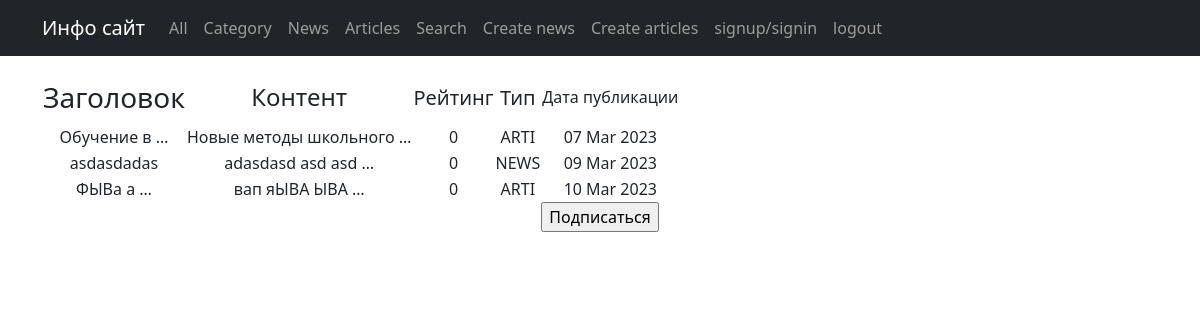
/posts/categories/3/, run on an earlier commit of the app's database.
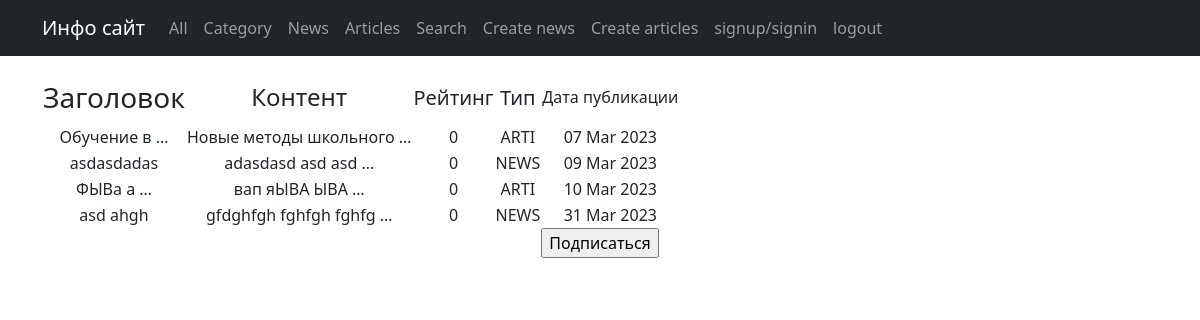
And on a later commit of the database.
### posts/models.py (models this page shows, shortened)
class Post(models.Model):
    article = 'ARTI'
    news = 'NEWS'
    POST_TYPE = [
        (article, 'Статья'),
        (news, 'Новость')
    ]
    author = models.ForeignKey(Author, on_delete=models.CASCADE)
    types = models.CharField(max_length=4, choices=POST_TYPE, default=news)
    time_date = models.DateTimeField(auto_now_add=True)
    category = models.ManyToManyField(Category, through='PostCategory')
    title = models.CharField(max_length=255, blank=False)
    content = models.TextField(blank=False)
    rating = models.IntegerField(default=0)

### posts/views.py (the view)
# urls.py: path('categories/<int:pk>/', PostsInCategory.as_view(), name='posts_in_category'),
class PostsInCategory(ListView):
    model = Post
    template_name = 'posts_in_category.html'
    context_object_name = 'posts_in_category'
    def get_queryset(self):
        posts_in_category = Post.objects.filter(category=self.kwargs['pk'])
        return posts_in_category
    def get_context_data(self, **kwargs):
        context = super().get_context_data(**kwargs)
        category = Category.objects.get(pk=self.kwargs['pk'])
        context['cat'] = category
        context['subscribers'] = category.subscribers.all()
        return context

### posts/templatetags/custom_filters.py (called while the page is built)
@register.filter()
def censor(value):
    new_list = list(value.split())
    if isinstance(value, str):
        for i in range(len(new_list)):
            if new_list[i].lower() in censor_list:
                s = new_list[i]
                new_list[i] = s[:2] + '*' * (len(s) - 2)
        return ' '.join(new_list)
    else:
        raise TypeError('Объект не является строкой')

### templates/posts_in_category.html (shortened to what this page needs)
{% extends 'flatpages/default.html' %}
{% load custom_filters %}
{% load custom_tags %}
{% block content %}
<br>
<table>
    <tr>
        <td><h3>Заголовок</h3></td>
        <td><h4>Контент</h4></td>
        <td><h5>Рейтинг</h5></td>
        <td><h5>Тип</h5></td>
        <td><h6>Дата публикации</h6></td>
    </tr>
    {% for post in posts_in_category %}
    <tr>
        <td>{{ post.title|truncatewords:2|censor }}</td>
        <td>{{ post.content|truncatewords:3|censor }}</td>
        <td>{{ post.rating }}</td>
        <td>{{ post.types }}</td>
        <td>{{ post.time_date|date:'d M Y' }}</td>
    </tr>
    {% endfor %}
</table>
{% if user not in subscribers %}
    <form action="{% url 'subscribe' cat.pk %}" method="POST">
        <input type="submit" value="Подписаться"/>
    </form>
{% else %}
    <form action="{% url 'unsubscribe' cat.pk %}" method="POST">
        {% csrf_token %}
        <input type="submit" value="Отписаться"/>
    </form>
{% endif %}
{% endblock content %}

What changed in the data, as far as the page shows it:
added Post: title|censor "asd ahgh", content|censor "gfdghfgh fghfgh fghfg …", rating "0", types "NEWS", time_date "31 Mar 2023"
